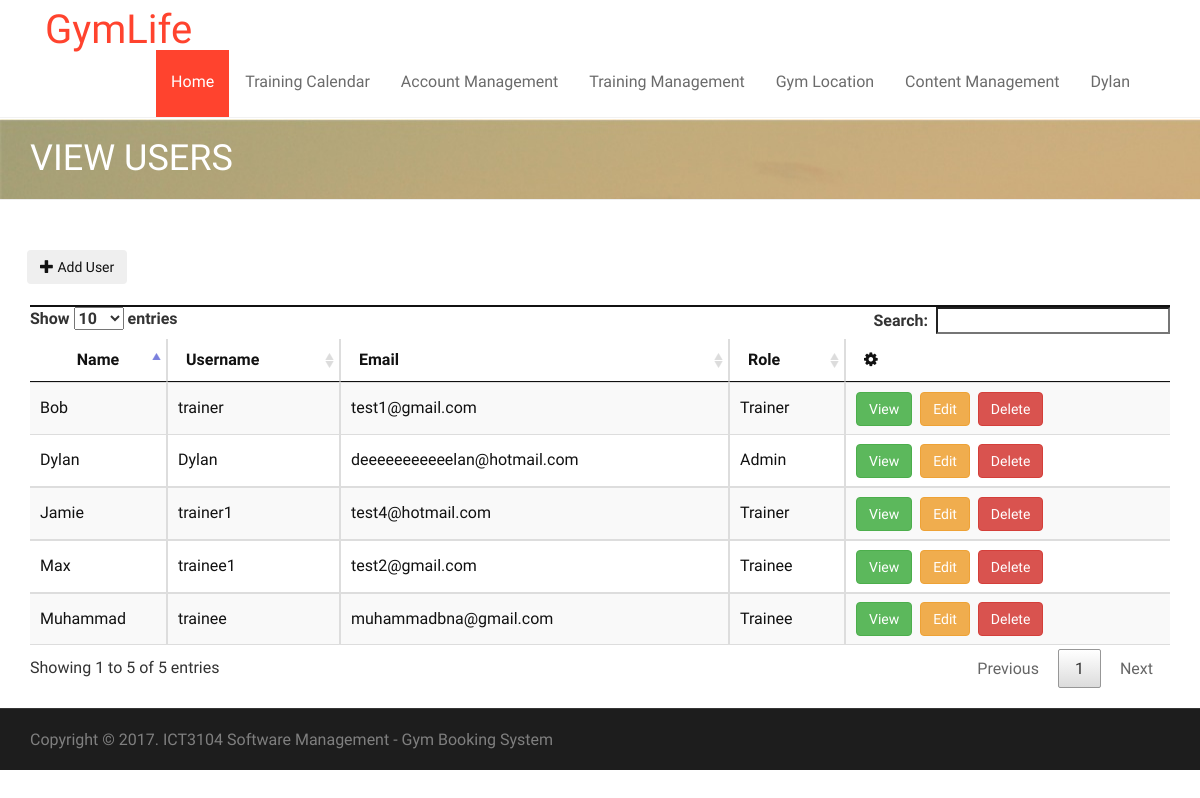
The page /admin/user.php (signed in) on the database its author committed.
### tables this page shows
CREATE TABLE IF NOT EXISTS `user` (
`userID` int(11) NOT NULL,
  `roleID` int(11) NOT NULL,
  `name` varchar(255) NOT NULL,
  `userName` varchar(15) NOT NULL,
  `email` varchar(255) NOT NULL,
  `contactNumber` int(11) NOT NULL,
  `password` varchar(255) NOT NULL,
  `status` int(11) NOT NULL,
  `passwordChange` bit(1) NOT NULL
);

### db.class.php (called while the page is built, shortened)
<?php
class DB {
  protected static $mdb = null;
  public static function getMDB() {
    $mdb = DB::$mdb;
    if ($mdb === null) {
      $mdb = DB::$mdb = new MeekroDB();
    }
    return $mdb;
  }
  public static function query() { $args = func_get_args(); return call_user_func_array(array(DB::getMDB(), 'query'), $args); }
}
class MeekroDB {
  public $encoding = 'latin1';
  public $connect_options = array(MYSQLI_OPT_CONNECT_TIMEOUT => 30);
  public $internal_mysql = null;
  public function __construct($host=null, $user=null, $password=null, $dbName=null, $port=null, $encoding=null) {
    if ($encoding === null) $encoding = DB::$encoding;
    $this->encoding = $encoding;
  }
  public function get() {
    $mysql = $this->internal_mysql;
    if (!($mysql instanceof MySQLi)) {
      $mysql = new mysqli();
      foreach ($this->connect_options as $key => $value) {
        $mysql->options($key, $value);
      }
      $mysql->set_charset($this->encoding);
      $this->internal_mysql = $mysql;
    }
    return $mysql;
  }
  protected function preparseQueryParams() {
    $args = func_get_args();
    $sql = trim(strval(array_shift($args)));
    $args_all = $args;
    if (count($args_all) == 0) return array($sql);
    $chunkyQuery = array();
    return $chunkyQuery;
  }
  protected function parseQueryParams() {
    $args = func_get_args();
    $chunkyQuery = call_user_func_array(array($this, 'preparseQueryParams'), $args);
    $query = '';
    foreach ($chunkyQuery as $chunk) {
      if (is_string($chunk)) {
        $query .= $chunk;
        continue;
      }
      $result = '';
      $query .= $result;
    }
    return $query;
  }
  protected function prependCall($function, $args, $prepend) { array_unshift($args, $prepend); return call_user_func_array($function, $args); }
  public function query() { $args = func_get_args(); return $this->prependCall(array($this, 'queryHelper'), $args, 'assoc'); }
  protected function queryHelper() {
    $args = func_get_args();
    $type = array_shift($args);
    $db = $this->get();
    $is_buffered = true;
    $row_type = 'assoc';
    $full_names = false;
    $sql = call_user_func_array(array($this, 'parseQueryParams'), $args);
    $result = $db->query($sql, $is_buffered ? MYSQLI_STORE_RESULT : MYSQLI_USE_RESULT);
    $return = array();
    while ($row = ($row_type == 'assoc' ? $result->fetch_assoc() : $result->fetch_row())) {
      $return[] = $row;
    }
    return $return;
  }
}
?>

### admin/user.php (the view, shortened to what this page needs)
<!doctype html>
<html lang="en">
    <head>
        <link rel="stylesheet" href="../asset/bootstrap/css/bootstrap.min.css" type="text/css">
        <link rel="stylesheet" href="../asset/font-awesome/css/font-awesome.min.css" type="text/css">
        <link rel="stylesheet" href="../asset/css/owl.carousel.css" type="text/css">
        <link rel="stylesheet" href="../asset/css/owl.theme.css" type="text/css">
        <link rel="stylesheet" href="../asset/css/owl.transitions.css" type="text/css">
        <link rel="stylesheet" type="text/css" href="../asset/css/animate.css">
        <link rel="stylesheet" type="text/css" href="../asset/css/lightbox.css">
        <link rel="stylesheet" type="text/css" href="../asset/css/style.css">
        <link rel="stylesheet" type="text/css" href="../asset/css/responsive.css">
        <link rel="stylesheet" type="text/css" href="../asset/css/table.css">
        <link rel="stylesheet" href="../asset/plugins/sweetalert-master/sweet-alert.css">
        <link rel="stylesheet" href="../asset/plugins/DataTables/css/jquery.dataTables.css">
    </head>
    <body>
        <?php require_once('../header.php'); ?>
        <div class="page-header">
            <div class="overlay">
                <div class="container">
                    <div class="row">
                        <div class="col-md-12">
                            <h1>View Users</h1>
                        </div>
                    </div>
                </div>
            </div>
        </div>
        <section id="about-section" class="about-section">
            <div class="container">
				<div class="row">
				&nbsp;&nbsp;&nbsp;<button type="button" class="btn" onclick="location.href='addUser.php'"><span class="glyphicon glyphicon-plus"></span>  Add User</button>
				<br><br>
                    <div class="col-md-12">
                        <div class="panel panel-default panel-table">
                            <div class="panel-heading">
                            </div>
                            <div class="panel-body">
                                <table id="users" class="table table-striped table-bordered table-list" width="100%">
                                    <thead>
                                        <tr>
                                            <th>Name</th>
                                            <th>Username</th>
                                            <th>Email</th>
                                            <th>Role</th>
                                            <th data-sortable="false"><em class="fa fa-cog"></th>
                                        </tr>
                                    </thead>
                                    <tbody>
                                        <?php
                                        $record = DB::query("SELECT * FROM user WHERE status='2'");
                                        foreach ($record as $row) {
                                            echo "<tr>";
                                            echo "<td>" . $row['name'] . "</td>";
                                            echo "<td>" . $row['userName'] . "</td>";
                                            echo "<td>" . $row['email'] . "</td>";
                                            if ($row['roleID'] == '1') {
                                                echo " <td> Admin </td>";
                                            } elseif ($row['roleID'] == '2') {
                                                echo "<td> Trainer </td>";
                                            } elseif ($row['roleID'] == '3') {
                                                echo "<td> Trainee </td>";
                                            } else {
                                                echo "<td> ERROR </td>";
                                            }
                                            echo "<td>";
                                            echo "<button class='btn btn-success' onclick=\"location.href ='viewUser.php?id=" . $row['userID'] . "' \">View</button> &nbsp;";
                                            echo "<button class='btn btn-warning' onclick=\"location.href ='editUser.php?id=" . $row['userID'] . "' \">Edit</button> &nbsp;";
                                            echo "<button class='btn btn-danger' onclick='dlt(\"" . $row['userID'] . "\")'>Delete</button>";
                                            echo "</td>";
                                            echo "</tr>";
                                        }
                                        ?>
                                    </tbody>
                                </table>
                            </div>
                        </div>
                    </div>
                </div>
            </div>
        <div id="copyright-section" class="copyright-section">
            <div class="container">
                <div class="row">
                    <div class="col-md-7">
                        <div class="copyright">
                            Copyright © 2017. ICT3104 Software Management - Gym Booking System</a>
                        </div>
                    </div>
                </div>
            </div>
        </div>
</body>
</html>

### asset/css/lightbox.css (style rules this page uses)
body:after { content: url(../images/close.png) url(../images/loading.gif) url(../images/prev.png) url(../images/next.png); display: none; }

### asset/css/style.css (style rules this page uses)
body { font-family: 'PT Sans Narrow', Arial, sans-serif; font-size: 16px; color: #111; line-height: 21px; -webkit-font-smoothing: antialiased !important; -moz-osx-font-smoothing: grayscale !important; text-rendering: optimizeLegibility !important; font-smoothing: antialiased !important; vertical-align: baseline; }
h1, h2, h3, h4, h5, h6 { font-family: 'Oswald', Arial, sans-serif; font-weight: 400; text-transform: uppercase; margin-top: 0; margin-bottom: 0; }
.page-header { background: url(../images/banner.jpg) no-repeat; padding: 20px 0; margin-top: 1px; }
.page-header h1 { color: #fff; }
#about-section { padding-top: 30px; padding-bottom: 130px; //background: url(../images/parallax/bg-01.jpg) no-repeat; background-size: cover; background-position: center; }
.panel { border-radius: 0; border: none !important; box-shadow: none !important }
.panel-default > .panel-heading { background: transparent; border: 1px solid #111; border-radius: none; font-weight: 400; }
.panel-body { padding: 15px 10px; border: none !important; color: #111; font-size: 16px; background-color: transparent !important; }
.panel-heading { padding: 0; border-top-left-radius: 0; border-top-right-radius: 0; }
.copyright-section { border-top: 1px solid #363636; font-size: 12px; padding: 20px 0; background: #1d1d1d; color: #7f7f7f; }
.copyright { font-size: 16px; }

### asset/css/table.css (style rules this page uses)
.panel-table .panel-body { padding:0; }
.panel-table .panel-body .table-bordered { border-style: none; margin:0; }
.panel-table .panel-body .table-bordered > thead > tr > th:first-of-type { text-align:center; width: 100px; }
.panel-table .panel-body .table-bordered > thead > tr > th:last-of-type, .panel-table .panel-body .table-bordered > tbody > tr > td:last-of-type { border-right: 0px; }
.panel-table .panel-body .table-bordered > thead > tr > th:first-of-type, .panel-table .panel-body .table-bordered > tbody > tr > td:first-of-type { border-left: 0px; }
.panel-table .panel-body .table-bordered > tbody > tr:first-of-type > td { border-bottom: 0px; }
.panel-table .panel-body .table-bordered > thead > tr:first-of-type > th { border-top: 0px; }
.panel-table .panel-body .table-bordered > tbody > tr > td { line-height: 34px; }

### rows shown on the page
user: name "Dylan", userName "Dylan", email "deeeeeeeeeeelan@hotmail.com", shows "Admin"
user: name "Bob", userName "trainer", email "test1@gmail.com", shows "Trainer"
user: name "Muhammad", userName "trainee", email "muhammadbna@gmail.com", shows "Trainee"
user: name "Jamie", userName "trainer1", email "test4@hotmail.com", shows "Trainer"
user: name "Max", userName "trainee1", email "test2@gmail.com", shows "Trainee"

### other values the page prints
$_SESSION['name'] "Dylan"
